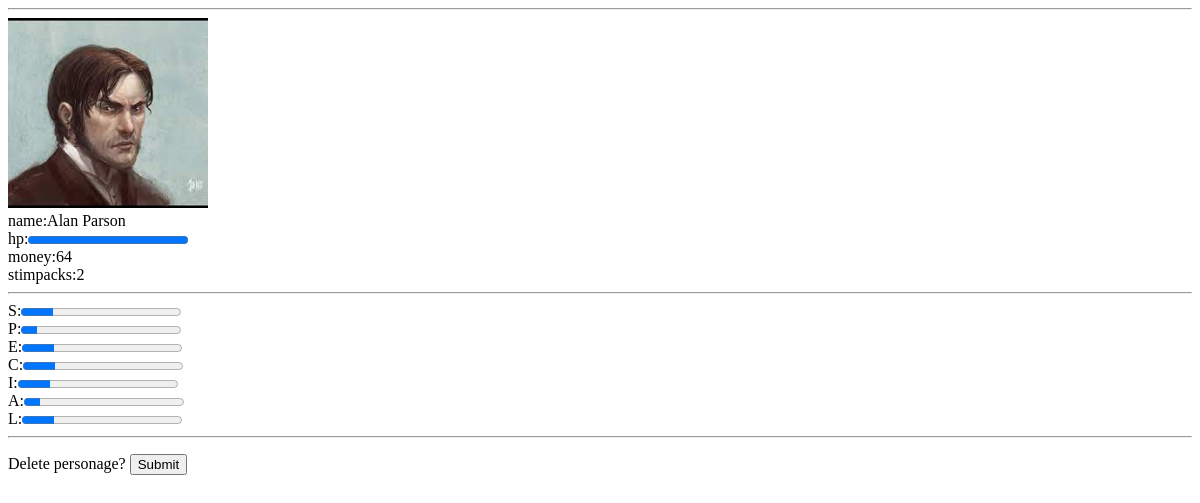
Page /personage/1 on the earlier database version.
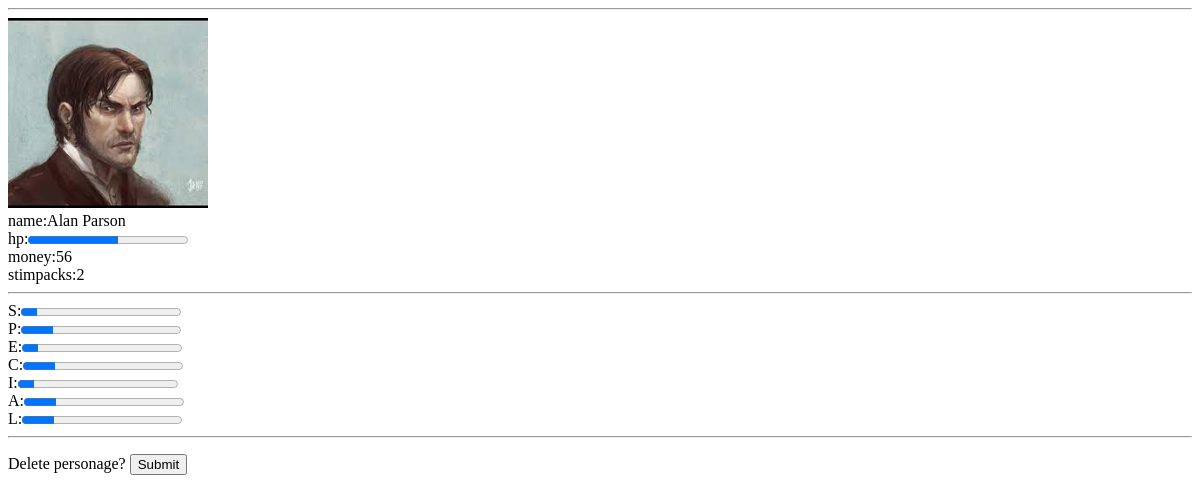
Same page on the later database version.
### models.py (models this page shows, shortened)
class PersonageModel(db.Model):
    __tablename__ = "personages"
    id = db.Column(db.Integer, primary_key=True)
    name = db.Column(db.String(20), unique = True)
    strength = db.Column(db.Integer, nullable=False)
    perception = db.Column(db.Integer, nullable=False)
    endurance = db.Column(db.Integer, nullable=False)
    charisma = db.Column(db.Integer, nullable=False)
    intellect = db.Column(db.Integer, nullable=False)
    agility = db.Column(db.Integer, nullable=False)
    luck = db.Column(db.Integer, nullable=False)
    max_hp = db.Column(db.Integer,nullable=False)
    hp = db.Column(db.Integer, nullable=False)
    money = db.Column(db.Integer, nullable=False)
    experience = db.Column(db.Integer, nullable=False)
    stimpacks = db.Column(db.Integer, nullable=False)
    avatar_path=db.Column(db.String(50))
    state=db.Column(db.String(10))

### main.py (the view)
@app.route("/personage/<p_id>",methods=["POST","GET"])
def pers_page(p_id):
    if request.method == "GET":
        personage = PersonageModel.query.filter_by(id=p_id).first_or_404()
        return render_template("personage.html",personage=personage)
    if request.method == "POST":
        personage = PersonageModel.query.filter_by(id=p_id).first_or_404()
        db.session.delete(personage)
        db.session.commit()
        return redirect("/personages")

### templates/personage.html (shortened to what this page needs)
<!DOCTYPE html>
<html>
<head>
</head>
<body><hr>
    <div><img src="{{url_for('static',  filename=personage.avatar_path)}}" width='200px'></div>
    <div>name:{{personage.name}}</div>
    <div>hp:<progress max="{{personage.max_hp}}" value="{{personage.hp}}"></div>
    <div>money:{{personage.money}}</div>
    <div>stimpacks:{{personage.stimpacks}}</div><hr>
    <div>S:<progress max="10" value="{{personage.strength}}"></div>
    <div>P:<progress max="10" value="{{personage.perception}}"></div>
    <div>E:<progress max="10" value="{{personage.endurance}}"></div>
    <div>C:<progress max="10" value="{{personage.charisma}}"></div>
    <div>I:<progress max="10" value="{{personage.intellect}}"></div>
    <div>A:<progress max="10" value="{{personage.agility}}"></div>
    <div>L:<progress max="10" value="{{personage.luck}}"></div><hr>
<p>
    <form method="post">Delete personage?
<input type="submit"  value="Submit"></form>
	</p>
</body>
</html>

Differences in the rows shown:
changed PersonageModel "Alan Parson": max_hp 40 → 30 (drawn); money "64" → "56"; strength 2 → 1 (drawn); perception 1 → 2 (drawn); endurance 2 → 1 (drawn); intellect 2 → 1 (drawn); agility 1 → 2 (drawn)
